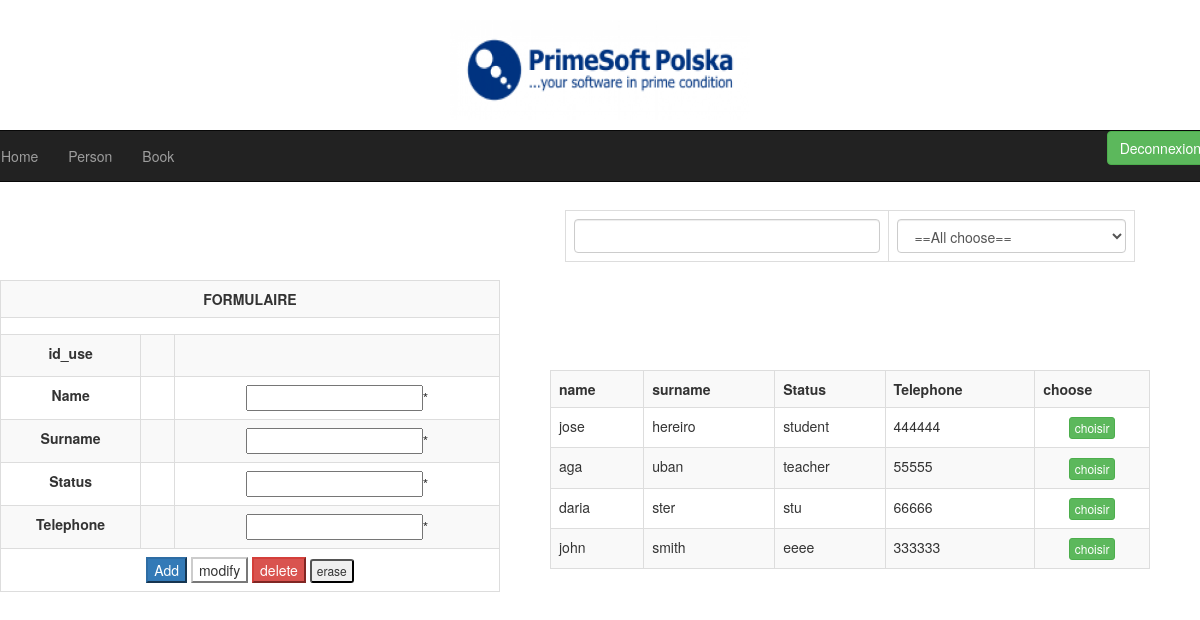
The app's page /borrow/person.php with its own data.
### tables this page shows
CREATE TABLE IF NOT EXISTS person (
  id_use int(11) NOT NULL AUTO_INCREMENT,
  name varchar(50) DEFAULT NULL,
  surname varchar(50) DEFAULT NULL,
  status varchar(50) NOT NULL,
  telephone varchar(50) NOT NULL,
  etat int(11) NOT NULL DEFAULT 1,
  PRIMARY KEY (id_use)
);

### borrow/person.php (the view, shortened to what this page needs)
<?php include('header.php')?>
<div class='formulaire'>
<form method="post" action="<?php echo $_SERVER['PHP_SELF']; ?>"  align="center"><br/>
				 <table class="table table-bordered table-striped">
				 	<tr>
				 		<td colspan='3'><b>FORMULAIRE </b></td>
				 	</tr><br/>
					<?php
					echo"<tr><td colspan =\"3\">";
					echo"</td></tr>";
					?>
					<tr>
				 		<td><label for="id_use"><b>id_use<b/></label></td>
				 		<td>&nbsp;</td>
				 		<td><input type="hidden" name="id_use" id="id_use" <?php if(isset($_GET['code'])) echo 'value="'.$rows1['id_use'].'"'; else echo 'value=""' ?>;/></td>
				 	</tr>
					<tr>
				 		<td><label for="name"><b>Name<b/></label></td>
				 		<td>&nbsp;</td>
				 		<td><input type="text" name="name" id="name" <?php if(isset($_GET['code'])) echo 'value="'.$rows1['name'].'"'; else echo 'value=""' ?>;/>*</td>
				 	</tr>
					<tr>
				 		<td><label for="surname"><b>Surname<b/></label></td>
				 		<td>&nbsp;</td>
				 		<td><input type="text" name="surname" id="surname"  <?php if(isset($_GET['code'])) echo 'value="'.$rows1['surname'].'"'; else echo 'value=""' ?>/>*</td>
				 	</tr>
                    <tr>
				 		<td><label for="status"><b>Status<b/></label></td>
				 		<td>&nbsp;</td>
				 		<td><input type="text" name="status" id="status"  <?php if(isset($_GET['code'])) echo 'value="'.$rows1['status'].'"'; else echo 'value=""' ?>/>*</td>
				 	</tr>
					  <tr>
				 		<td><label for="telephone"><b>Telephone<b/></label></td>
				 		<td>&nbsp;</td>
				 		<td><input type="text" name="telephone" id="telephone"  <?php if(isset($_GET['code'])) echo 'value="'.$rows1['telephone'].'"'; else echo 'value=""' ?>/>*</td>
				 	</tr>
					 <br/> <br/>
				 	<tr>
				 		<td colspan="3"><input type="submit" name="send" class='btn-primary' value="Add" onclick="return validerformulaire();"/>
                        <input type="submit" name="modify" class='btn-default' value="modify"/>
                         <input type="submit" name="delete" class='btn-danger' value="delete"/>
						 <input type="reset" name="cancel" class='btn-xs' value="erase"/></td>
				 	</tr>
				 </table>
			 </form>
	</div>
<?php
$sql2="select * from person";
	$reccord_sql2=mysql_query($sql2);
	$nb=mysql_num_rows($reccord_sql2);
	if($nb>0)
	{
		$rows=mysql_fetch_array($reccord_sql2);
?>
<div class='liste'>
						<table class="table table-bordered table-striped">
						<tr>
							<th>name</th>
							<th>surname</th>
							<th>Status</th>
							<th>Telephone</th>
							<th>choose</th>
						</tr>
						<?php
						do{ ?>
							<tr bgcolor="white">
								<td><?php echo $rows['name']; ?></td>
								<td><?php echo $rows['surname']; ?></td>
								<td><?php echo $rows['status']; ?></td>
								<td><?php echo $rows['telephone']; ?></td>
								<td align="center"><a href="person.php?code=<?php echo $rows['id_use'];?>"<button type='button' class='btn btn-success btn-xs'>choisir</button></a></td>
							</tr>
						<?php }while($rows=mysql_fetch_array($reccord_sql2)); ?>
					</table>
					<?php
				}else{
					echo"no  table save";
				}
				?>
</div>
<div class='recherche'>
			<br/><br/>
		<div id="div1" class="col-xs-12 col-sm-12 col-md-12 col-lg-12">
			<form>
				<table class="table table-bordered">
					<tr>
						<td>
							<input type="text" class="form-control" id="rech1"/>
						</td>
						<td>
						<select class='form-control'>
						<option value='6' select='selected'>==All choose==</option>
						</select>
						</td>
					</tr>
				</table>
			</form>
</div>

### borrow/style.css (style rules this page uses)
.formulaire { position:absolute; width:500px; height:400px; top:200px; }
.liste { position:absolute; width:600px; height:400px; left:550px; top:350px; overflow:auto; }
.recherche { position:absolute; width:600px; height:100px; left:550px; top:150px; }

### records on screen
person: name "jose", surname "hereiro", status "student", telephone "444444"
person: name "aga", surname "uban", status "teacher", telephone "55555"
person: name "daria", surname "ster", status "stu", telephone "66666"
person: name "john", surname "smith", status "eeee", telephone "333333"
